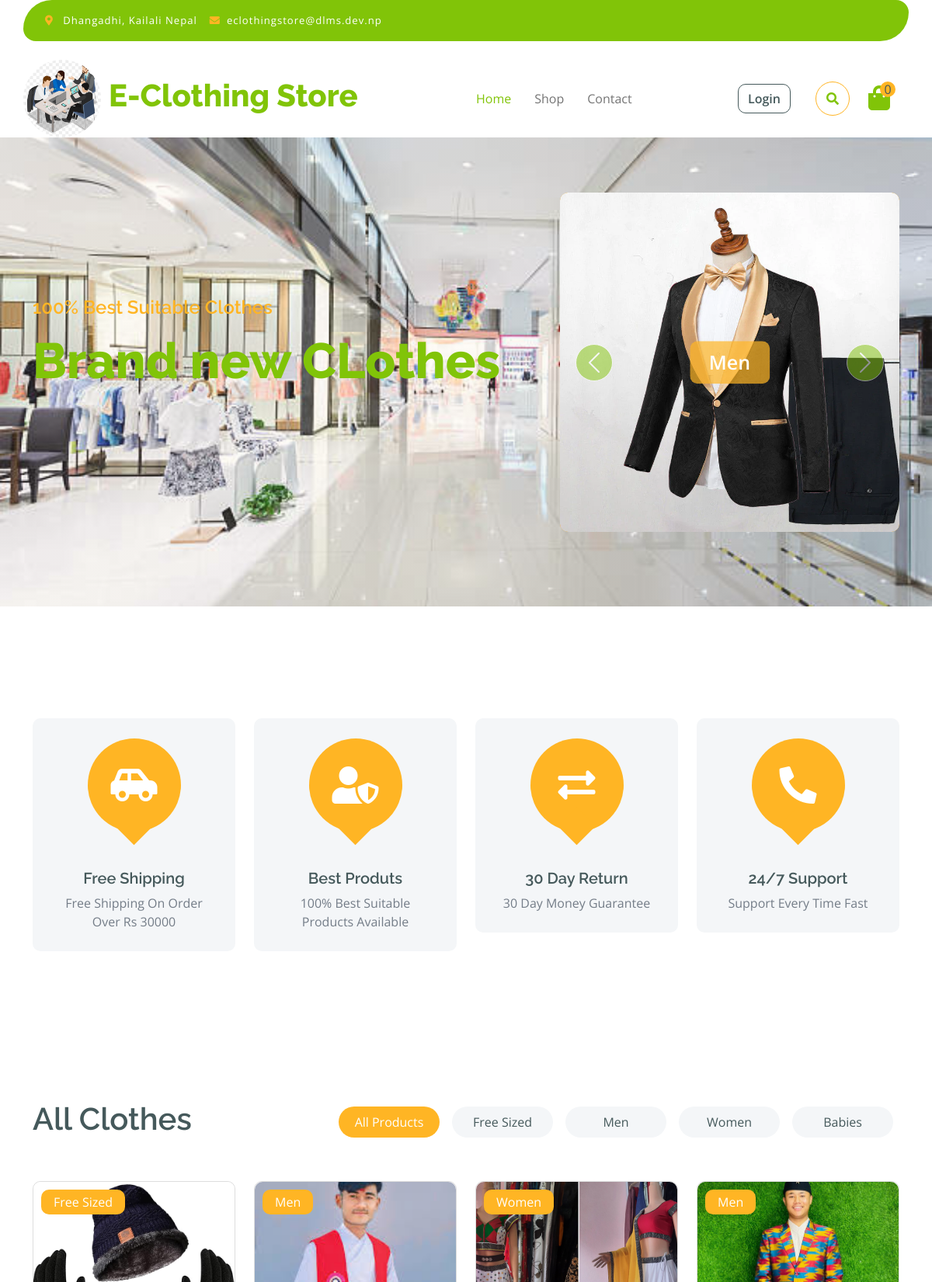
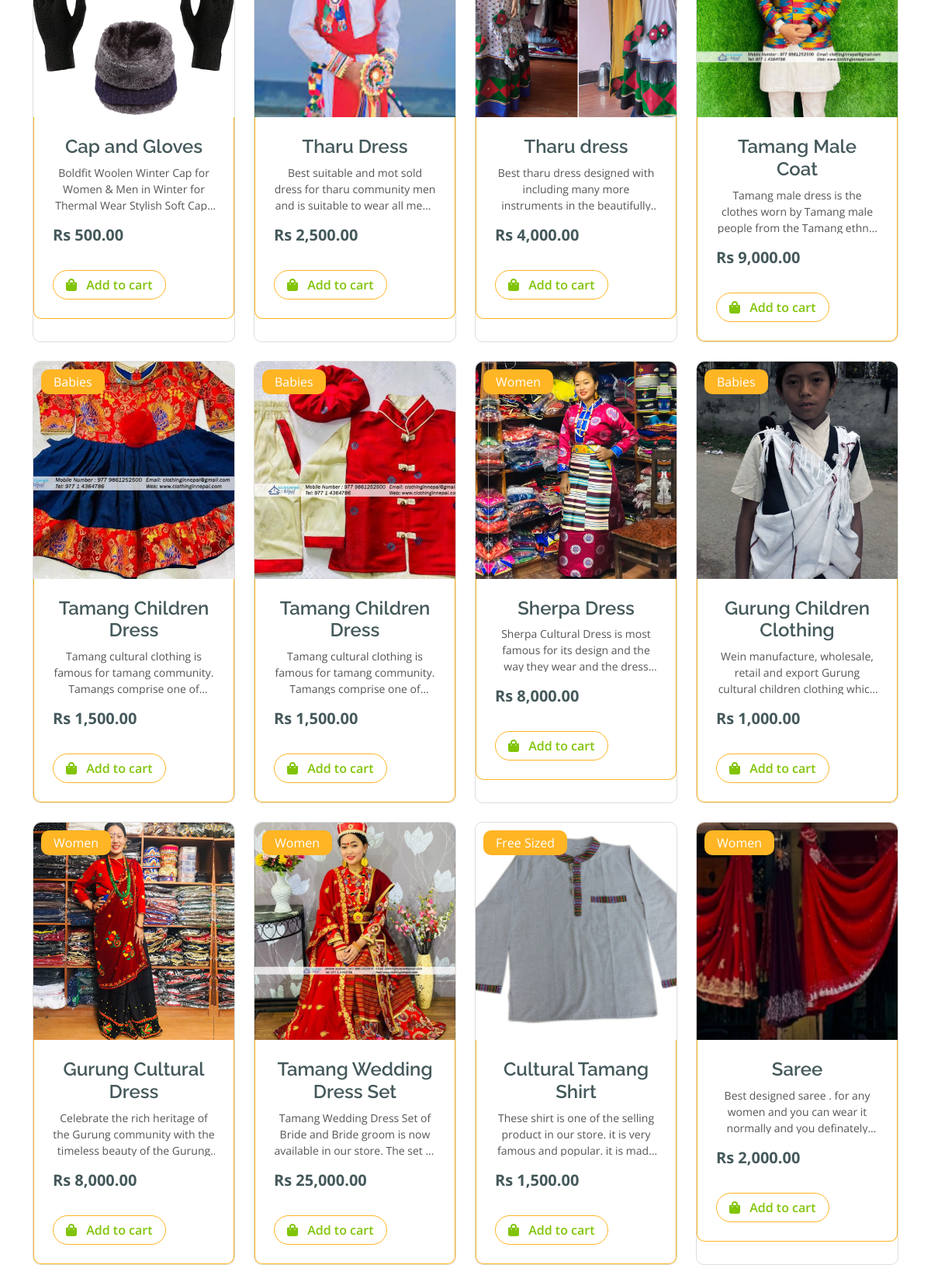
The page / (upper part) on the database its author committed (2 pictures, top to bottom).
### tables this page shows
CREATE TABLE `store_settings` (
  `id` int(11) NOT NULL,
  `store_name` varchar(255) NOT NULL,
  `store_logo` varchar(255) DEFAULT NULL,
  `contact_number` varchar(50) DEFAULT NULL,
  `store_email` varchar(255) DEFAULT NULL,
  `store_address` varchar(255) DEFAULT NULL,
  `store_information` text DEFAULT NULL,
  `established_date` varchar(50) DEFAULT NULL
);

CREATE TABLE `product` (
  `id` int(11) NOT NULL,
  `name` varchar(100) DEFAULT NULL,
  `description` text DEFAULT NULL,
  `price` decimal(10,2) DEFAULT NULL,
  `quantity` int(11) DEFAULT NULL,
  `sku` varchar(100) DEFAULT NULL,
  `category_id` int(11) DEFAULT NULL,
  `image` varchar(255) DEFAULT NULL,
  `created_at` datetime DEFAULT current_timestamp(),
  `deleted_at` datetime DEFAULT NULL
);

CREATE TABLE `category` (
  `id` int(11) NOT NULL,
  `name` varchar(100) DEFAULT NULL,
  `description` text DEFAULT NULL,
  `created_at` datetime DEFAULT current_timestamp(),
  `deleted_at` datetime DEFAULT NULL
);

### index.php (the view, shortened to what this page needs)
<?php
$cartCount = isset($_SESSION['cart']) ? count($_SESSION['cart']) : 0;
$con = mysqli_connect("localhost", "root", "", "E_Clothing_Store");
$storeName = "E-Clothing Store";
$storeAddress = "Dhangadhi,Kailali Nepal";
$storeEmail = "eclothingstore@dlms.dev.np";
$storeLogo = "";
$sql = "SELECT * FROM store_settings LIMIT 1";
$res = mysqli_query($con, $sql);
if ($row = mysqli_fetch_assoc($res)) {
    $storeName = $row['store_name'];
    $storeAddress = $row['store_address'];
    $storeEmail = $row['store_email'];
    $storeLogo = $row['store_logo'];
}
?>
<!DOCTYPE html>
<html lang="en">
<head>
    <link rel="stylesheet"
        href="https://cdnjs.cloudflare.com/ajax/libs/OwlCarousel2/2.3.4/assets/owl.carousel.min.css" />
    <link rel="stylesheet" href="https://use.fontawesome.com/releases/v5.15.4/css/all.css" />
    <link href="https://cdn.jsdelivr.net/npm/bootstrap-icons@1.4.1/font/bootstrap-icons.css" rel="stylesheet">
    <link href="design-assets/lib/lightbox/css/lightbox.min.css" rel="stylesheet">
    <link href="design-assets/lib/owlcarousel/assets/owl.carousel.min.css" rel="stylesheet">
    <link href="design-assets/css/bootstrap.min.css" rel="stylesheet">
    <link href="design-assets/css/style.css" rel="stylesheet">
</head>
<body>
    <div class="container-fluid fixed-top">
        <div class="container topbar bg-primary d-none d-lg-block">
            <div class="d-flex justify-content-between">
                <div class="top-info ps-2">
                    <small class="me-3"><i class="fas fa-map-marker-alt me-2 text-secondary"></i> <a href="#"
                            class="text-white"><?php echo htmlspecialchars($storeAddress); ?></a></small>
                    <small class="me-3"><i class="fas fa-envelope me-2 text-secondary"></i><a href="#"
                            class="text-white"><?php echo htmlspecialchars($storeEmail); ?></a></small>
                </div>
            </div>
        </div><br>
        <div class="container px-0">
            <nav class="navbar navbar-light bg-white navbar-expand-xl">
                <a href="index.php" class="navbar-brand d-flex align-items-center">
                    <?php if (!empty($storeLogo)): ?>
                        <img src="assets/images/<?php echo htmlspecialchars($storeLogo); ?>" alt="Logo"
                            style="height: 100px; margin-right: 10px; border-radius: 50%;">
                    <?php endif; ?>
                    <div>
                        <h2 class="text-primary display-6"><?php echo htmlspecialchars($storeName); ?></h2>
                    </div>
                </a>
                <div class="collapse navbar-collapse bg-white" id="navbarCollapse">
                    <div class="navbar-nav mx-auto">
                        <a href="index.php" class="nav-item nav-link active">Home</a>
                        <a href="user/our_shop.php" class="nav-item nav-link">Shop</a>
                        <a href="user/contact.php" class="nav-item nav-link">Contact</a>
                    </div>
                    <div class="d-flex align-items-center gap-3">
                        <div class="d-flex align-items-center gap-3">
                            <?php if (!isset($_SESSION['user_id'])): ?>
                                <a href="user/Userlogin.php" class="btn btn-outline-dark">Login</a>
                            <?php else: ?>
                                <span class="text-dark fw-bold">Welcome,
                                    <?= htmlspecialchars($_SESSION['user_name']); ?></span>
                                <a href="user/logout.php" class="btn btn-danger">Logout</a>
                            <?php endif; ?>
                        </div>
                        <div class="d-flex m-3 me-0">
                            <button
                                class="btn-search btn border border-secondary btn-md-square rounded-circle bg-white me-4"
                                data-bs-toggle="modal" data-bs-target="#searchModal"><i
                                    class="fas fa-search text-primary"></i></button>
                            <a href="user/cart.php" class="position-relative me-4 my-auto">
                                <i class="fa fa-shopping-bag fa-2x"></i>
                                <span
                                    class="position-absolute bg-secondary rounded-circle d-flex align-items-center justify-content-center text-dark px-1"
                                    style="top: -5px; left: 15px; height: 20px; min-width: 20px;"><?php echo $cartCount; ?></span>
                            </a>
                        </div>
                    </div>
            </nav>
        </div>
    </div>
    <div class="container-fluid py-5 mb-5 hero-header">
        <div class="container py-5">
            <div class="row g-5 align-items-center">
                <div class="col-md-12 col-lg-7">
                    <h4 class="mb-3 text-secondary">100% Best Suitable Clothes</h4>
                    <h1 class="mb-5 display-3 text-primary">Brand new CLothes</h1>
                </div>
                <div class="col-md-12 col-lg-5">
                    <div id="carouselId" class="carousel slide position-relative" data-bs-ride="carousel">
                        <div class="carousel-inner" role="listbox">
                            <div class="carousel-item active rounded">
                                <img src="assets/images/blackcoat.webp"
                                    class="img-fluid w-100 h-100 bg-secondary rounded" alt="First slide">
                                <a href="#" class="btn px-4 py-2 text-white rounded">Men</a>
                            </div>
                        </div>
                        <button class="carousel-control-prev" type="button" data-bs-target="#carouselId"
                            data-bs-slide="prev">
                            <span class="carousel-control-prev-icon" aria-hidden="true"></span>
                        </button>
                        <button class="carousel-control-next" type="button" data-bs-target="#carouselId"
                            data-bs-slide="next">
                            <span class="carousel-control-next-icon" aria-hidden="true"></span>
                        </button>
                    </div>
                </div>
            </div>
        </div>
    </div>
    <div class="container-fluid featurs py-5">
        <div class="container py-5">
            <div class="row g-4">
                <div class="col-md-6 col-lg-3">
                    <div class="featurs-item text-center rounded bg-light p-4">
                        <div class="featurs-icon btn-square rounded-circle bg-secondary mb-5 mx-auto">
                            <i class="fas fa-car-side fa-3x text-white"></i>
                        </div>
                        <div class="featurs-content text-center">
                            <h5>Free Shipping</h5>
                            <p class="mb-0">Free Shipping On Order Over Rs 30000</p>
                        </div>
                    </div>
                </div>
                <div class="col-md-6 col-lg-3">
                    <div class="featurs-item text-center rounded bg-light p-4">
                        <div class="featurs-icon btn-square rounded-circle bg-secondary mb-5 mx-auto">
                            <i class="fas fa-user-shield fa-3x text-white"></i>
                        </div>
                        <div class="featurs-content text-center">
                            <h5>Best Produts</h5>
                            <p class="mb-0">100% Best Suitable Products Available</p>
                        </div>
                    </div>
                </div>
                <div class="col-md-6 col-lg-3">
                    <div class="featurs-item text-center rounded bg-light p-4">
                        <div class="featurs-icon btn-square rounded-circle bg-secondary mb-5 mx-auto">
                            <i class="fas fa-exchange-alt fa-3x text-white"></i>
                        </div>
                        <div class="featurs-content text-center">
                            <h5>30 Day Return</h5>
                            <p class="mb-0">30 Day Money Guarantee</p>
                        </div>
                    </div>
                </div>
                <div class="col-md-6 col-lg-3">
                    <div class="featurs-item text-center rounded bg-light p-4">
                        <div class="featurs-icon btn-square rounded-circle bg-secondary mb-5 mx-auto">
                            <i class="fa fa-phone-alt fa-3x text-white"></i>
                        </div>
                        <div class="featurs-content text-center">
                            <h5>24/7 Support</h5>
                            <p class="mb-0">Support Every Time Fast</p>
                        </div>
                    </div>
                </div>
            </div>
        </div>
    </div>
    <?php
    $searchQuery = isset($_GET['search_query']) ? trim($_GET['search_query']) : '';
    $sql = "SELECT p.*, c.name AS category_name
        FROM product p
        LEFT JOIN category c ON p.category_id = c.id
        WHERE p.deleted_at IS NULL";
    if ($searchQuery !== '') {
        $sql .= " AND (
                p.name LIKE ?
                OR p.description LIKE ?
                OR p.sku LIKE ?
                OR p.price LIKE ?
                OR c.name LIKE ?
              )
              ORDER BY p.id DESC";
        $stmt = mysqli_prepare($con, $sql);
        $param = "%$searchQuery%";
        mysqli_stmt_bind_param($stmt, "sssss", $param, $param, $param, $param, $param);
    } else {
        $sql .= " ORDER BY p.id DESC";
        $stmt = mysqli_prepare($con, $sql);
    }
    mysqli_stmt_execute($stmt);
    $result = mysqli_stmt_get_result($stmt);
    $allProducts = [];
    $categories = [];
    while ($row = mysqli_fetch_assoc($result)) {
        $allProducts[] = $row;
        $categories[$row['category_name']][] = $row;
    }
    ?>
    <div class="container-fluid clothing py-5">
        <div class="container py-5">
            <div class="tab-class text-center">
                <div class="row g-4">
                    <div class="col-lg-4 text-start">
                        <h1>All Clothes</h1>
                    </div>
                    <div class="col-lg-8 text-end">
                        <ul class="nav nav-pills d-inline-flex text-center mb-5">
                            <li class="nav-item">
                                <a class="d-flex m-2 py-2 bg-light rounded-pill active" data-bs-toggle="pill"
                                    href="#tab-all">
                                    <span class="text-dark" style="width: 130px;">All Products</span>
                                </a>
                            </li>
                            <?php foreach ($categories as $cat => $products) { ?>
                                <li class="nav-item">
                                    <a class="d-flex m-2 py-2 bg-light rounded-pill" data-bs-toggle="pill"
                                        href="#tab-<?php echo strtolower(str_replace(' ', '-', $cat)); ?>">
                                        <span class="text-dark" style="width: 130px;"><?php echo $cat; ?></span>
                                    </a>
                                </li>
                            <?php } ?>
                        </ul>
                    </div>
                </div>
                <div class="tab-content">
                    <div id="tab-all" class="tab-pane fade show p-0 active">
                        <div class="row g-4">
                            <div class="col-lg-12">
                                <div class="row g-4">
                                    <?php if (count($allProducts) > 0) {
                                        foreach ($allProducts as $row) { ?>
                                            <div class="col-md-6 col-lg-4 col-xl-3">
                                                <div class="rounded position-relative clothing-item">
                                                    <a href="user/product_details.php?id=<?php echo $row['id']; ?>">
                                                        <img src="assets/images/<?php echo $row['image']; ?>"
                                                            class="img-fluid w-100 rounded-top" alt="">
                                                    </a>
                                                    <div class="text-white bg-secondary px-3 py-1 rounded position-absolute"
                                                        style="top: 10px; left: 10px;"><?php echo $row['category_name']; ?>
                                                    </div>
                                                    <div class="p-4 border border-secondary border-top-0 rounded-bottom">
                                                        <h4><?php echo $row['name']; ?></h4>
                                                        <p><?php echo $row['description']; ?></p>
                                                        <div class="d-flex justify-content-between flex-lg-wrap">
                                                            <p class="text-dark fs-5 fw-bold mb-0">Rs
                                                                <?php echo number_format($row['price'], 2); ?>
                                                            </p>
                                                            <?php if ($row['quantity'] > 0) { ?>
                                                                <a href="user/add_to_cart.php?id=<?php echo $row['id']; ?>"
                                                                    class="btn border border-secondary rounded-pill px-3 text-primary">
                                                                    <i class="fa fa-shopping-bag me-2 text-primary"></i> Add to cart
                                                                </a>
                                                            <?php } ?>
                                                        </div>
                                                    </div>
                                                </div>
                                            </div>
                                        <?php }
                                    } else {
                                        echo "<p class='text-danger'>No products found.</p>";
                                    } ?>
                                </div>
                            </div>
                        </div>
                    </div>
                </div>
            </div>
        </div>
    </div>
</body>
</html>

### rows shown on the page
store_settings: store_address "Dhangadhi, Kailali Nepal", store_email "eclothingstore@dlms.dev.np", store_logo (picture), store_name "E-Clothing Store"
product: image (picture), category.name "Free Sized", name "Cap and Gloves", description "Boldfit Woolen Winter Cap for Women & Men in Winter for Thermal Wear Stylish Soft…", price "500.00"
product: image (picture), category.name "Men", name "Tharu Dress", description "Best suitable and mot sold dress for tharu community men and is suitable to wear all men…", price "2,500.00"
product: image (placeholder picture), category.name "Women", name "Tharu dress", description "Best tharu dress designed with including many more instruments in the…", price "4,000.00"
product: image (picture), category.name "Men", name "Tamang Male Coat", description "Tamang male dress is the clothes worn by Tamang male people from the Tamang…", price "9,000.00"
product: image (picture), category.name "Babies", name "Tamang Children Dress", description "Tamang cultural clothing is famous for tamang community. Tamangs comprise one…", price "1,500.00"
product: image (picture), category.name "Babies", name "Tamang Children Dress", description "Tamang cultural clothing is famous for tamang community. Tamangs comprise one…", price "1,500.00"
product: image (picture), category.name "Women", name "Sherpa Dress", description "Sherpa Cultural Dress is most famous for its design and the way they wear and the…", price "8,000.00"
product: image (picture), category.name "Babies", name "Gurung Children Clothing", description "Wein manufacture, wholesale, retail and export Gurung cultural children clothing…", price "1,000.00"
product: image (picture), category.name "Women", name "Gurung Cultural Dress", description "Celebrate the rich heritage of the Gurung community with the timeless beauty of the…", price "8,000.00"
product: image (picture), category.name "Women", name "Tamang Wedding Dress Set", description "Tamang Wedding Dress Set of Bride and Bride groom is now available in our store. The set…", price "25,000.00"
product: image (picture), category.name "Free Sized", name "Cultural Tamang Shirt", description "These shirt is one of the selling product in our store. it is very famous and popular. it is…", price "1,500.00"
product: image (picture), category.name "Women", name "Saree", description "Best designed saree . for any women and you can wear it normally and you…", price "2,000.00"

### other values the page prints
$cartCount "0"
$cat "Free Sized"
$cat "Men"
$cat "Women"
$cat "Babies"
